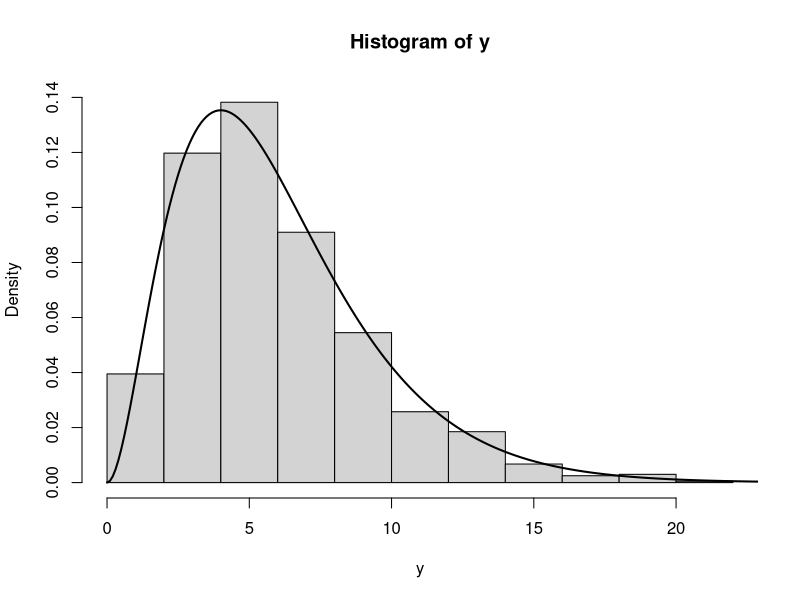
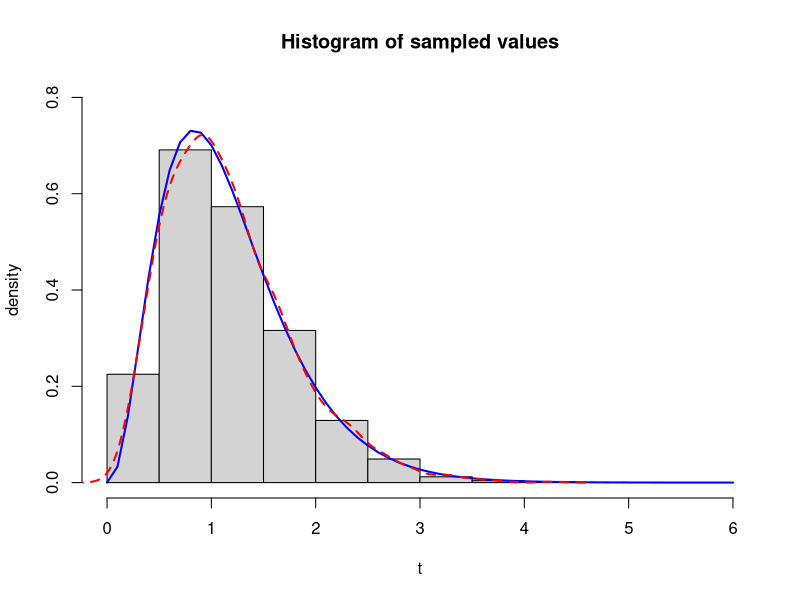

These figures' R source, in order:
inv.exp <- function(n, lambda) {       # Define the function inv.exp
  u <- runif(n)                        # Generate a U(0,1) number
  x <- -log(1-u)/lambda                # Transform to an exponential
  x                                    # Return x
}

inv.gamma.int <- function(n, k, lambda) {
  x <- matrix(inv.exp(n = n*k, lambda = lambda), ncol=k)
  apply(x, 1, sum)
}

# 1 Modify the code to create a sample of size 2000 
#   from the Ga(3, 0.5) distribution

y <- inv.gamma.int(2000, 3, 0.5)       # Calling method of inversion for sample of size 2000 and for Ga(3,0.5) distribution

# 2 Plot a histogram and compare it to the density of Ga(3, 0.5)

# Plot a histogram
hist(y, freq = FALSE, ylim = c(0,0.14))  
# Create a sequence
t <- 0:300 / 10
# Add the density to the histogram
lines(t, dgamma(t, shape = 3, rate = 0.5), lwd = 2)

# 3 Carry out a Kolmogorov-Smirnov test to check your output
ks.test(y, pgamma, 3, 0.5)

# 4 Rejection sampling for Ga(3.5, 3) distribution.

# Set alpha and lambda
alpha <- 3.5
lambda <- 3


rejection.gamma <- function(n, alpha, lambda) {
  k <- floor(alpha)
  
  # Based on analytical calculation x_M for which M has maximum value 
  # is equal to alpha - floor(alpha)
  x_M <- alpha - k
  # Calculate value of Ga(3.5,3) in for x_M
  dgamma_f <- dgamma(x_M, shape = alpha, rate = lambda)
  # Calculate value of Ga(floor(3.5),2) in for x_M
  dgamma_h <- dgamma(x_M, shape = k, rate = lambda-1)
  M <- dgamma_f / dgamma_h
  
  r <- NULL
  rx <- NULL
  ry <- NULL
  total <- 0
  for (i in 1:n) {
    t <- -1
    while (t < 0) {
      # Count total number of tries
      total <- total + 1
      # X~h(x) - get X using method of inversion from Ga(floor(alpha), lambda-1)
      x <- inv.gamma.int(1, k = k, lambda = lambda - 1)
      rx[total] <- x
      ry[total] <- y
      # Get Y from U(0,1)*Ga(floor(alpha), lambda-1)
      y <- runif(1, 0, M*dgamma(x, shape = k, rate = lambda-1))
      # Calculate difference between value from Ga(alpha, lambda) for value X and Y
      t <- dgamma(x, shape = alpha, rate = lambda) - y
    }
    
    # Save x
    r[i] <- x
  }
  
  # Return the list of interesting values for this rejection sampling
  return(list(
    n = n,
    alpha = alpha,
    lambda = lambda,
    k = k,
    M = M,
    sample = r, # accepted values of x
    allX = rx, # all sampled x
    allY = ry, # all sampled y
    totalSamples = total,  # total number of generated samples
    acceptedSamples = length(r), # total number of accepted samples
    rejectedSamples = total - length(r), # total number of rejected samples
    proportionalAcceptedSamples = length(r) / total)) # proportion of accepted samples
}

res <- rejection.gamma(2000, alpha, lambda)

# Plot a histogram
hist(res$sample, freq = FALSE, xlim = c(0, 6), ylim = c(0,0.8), main = "Histogram of sampled values", xlab = "t", ylab = "density")
# Create a sequence
t <- 0:60 / 10
lines(t, dgamma(t, shape = alpha, rate = lambda), col = 'blue', lwd = 2)
lines(density(res$sample), col = 'red', lwd = 2, lty = 2)

# Kolmogorov-Smirnov test to check output
ks.test(res$sample, pgamma, alpha, lambda)

res$totalSamples
res$proportionalAcceptedSamples
res$M
1/res$M